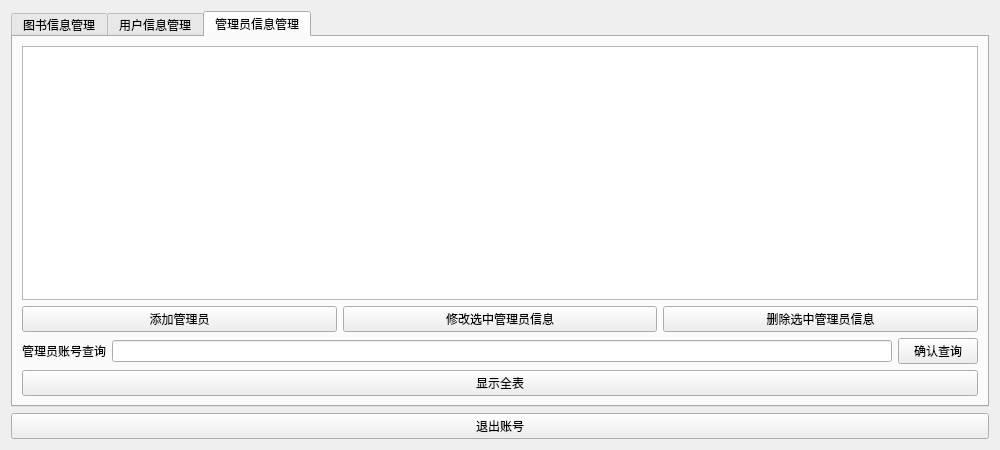
<?xml version="1.0" encoding="UTF-8"?>
<ui version="4.0">
 <class>Manage</class>
 <widget class="QWidget" name="Manage">
  <property name="geometry">
   <rect>
    <x>0</x>
    <y>0</y>
    <width>1000</width>
    <height>450</height>
   </rect>
  </property>
  <property name="windowTitle">
   <string>Form</string>
  </property>
  <layout class="QGridLayout" name="gridLayout">
   <item row="0" column="1">
    <widget class="QTabWidget" name="tabWidget">
     <property name="layoutDirection">
      <enum>Qt::LeftToRight</enum>
     </property>
     <property name="currentIndex">
      <number>2</number>
     </property>
     <widget class="QWidget" name="tab_3">
      <attribute name="title">
       <string>图书信息管理</string>
      </attribute>
      <layout class="QGridLayout" name="gridLayout_4">
       <item row="6" column="0">
        <widget class="QPushButton" name="btn_all_2">
         <property name="text">
          <string>显示全表</string>
         </property>
        </widget>
       </item>
       <item row="1" column="0">
        <widget class="QTableView" name="tableView_3"/>
       </item>
       <item row="2" column="0">
        <widget class="QWidget" name="widget_7" native="true">
         <layout class="QHBoxLayout" name="horizontalLayout_5">
          <item>
           <widget class="QPushButton" name="btn_add">
            <property name="text">
             <string>添加图书</string>
            </property>
           </widget>
          </item>
          <item>
           <widget class="QPushButton" name="btn_re_book">
            <property name="text">
             <string>修改选中图书</string>
            </property>
           </widget>
          </item>
          <item>
           <widget class="QPushButton" name="btn_deletebook">
            <property name="text">
             <string>删除选中图书</string>
            </property>
           </widget>
          </item>
         </layout>
        </widget>
       </item>
       <item row="3" column="0">
        <layout class="QHBoxLayout" name="horizontalLayout_4">
         <item>
          <layout class="QHBoxLayout" name="horizontalLayout_3">
           <item>
            <widget class="QLabel" name="label_3">
             <property name="text">
              <string>查询字段</string>
             </property>
            </widget>
           </item>
           <item>
            <widget class="QComboBox" name="comboBox_2">
             <item>
              <property name="text">
               <string>图书名称</string>
              </property>
             </item>
             <item>
              <property name="text">
               <string>作者</string>
              </property>
             </item>
             <item>
              <property name="text">
               <string>专业领域</string>
              </property>
             </item>
            </widget>
           </item>
           <item>
            <widget class="QLabel" name="label_4">
             <property name="text">
              <string>查询信息</string>
             </property>
            </widget>
           </item>
           <item>
            <widget class="QLineEdit" name="lineEdit_2"/>
           </item>
          </layout>
         </item>
         <item>
          <widget class="QPushButton" name="btn_search_2">
           <property name="text">
            <string>确认查询</string>
           </property>
          </widget>
         </item>
        </layout>
       </item>
      </layout>
     </widget>
     <widget class="QWidget" name="tab_4">
      <attribute name="title">
       <string>用户信息管理</string>
      </attribute>
      <layout class="QGridLayout" name="gridLayout_3">
       <item row="1" column="0">
        <layout class="QVBoxLayout" name="verticalLayout_4">
         <item>
          <layout class="QHBoxLayout" name="horizontalLayout_12">
           <item>
            <widget class="QPushButton" name="btn_add_2">
             <property name="text">
              <string>添加用户</string>
             </property>
            </widget>
           </item>
           <item>
            <widget class="QPushButton" name="btn_re_account">
             <property name="text">
              <string>修改选中用户信息</string>
             </property>
            </widget>
           </item>
           <item>
            <widget class="QPushButton" name="btn_deleteaccount">
             <property name="text">
              <string>删除选中用户信息</string>
             </property>
            </widget>
           </item>
          </layout>
         </item>
         <item>
          <layout class="QHBoxLayout" name="horizontalLayout_11">
           <item>
            <widget class="QLabel" name="label_7">
             <property name="text">
              <string>学号查询</string>
             </property>
            </widget>
           </item>
           <item>
            <widget class="QLineEdit" name="lineEdit_4"/>
           </item>
           <item>
            <widget class="QPushButton" name="btn_search_3">
             <property name="text">
              <string>确认查询</string>
             </property>
            </widget>
           </item>
          </layout>
         </item>
         <item>
          <layout class="QVBoxLayout" name="verticalLayout_2">
           <item>
            <widget class="QPushButton" name="btn_all_3">
             <property name="text">
              <string>显示全表</string>
             </property>
            </widget>
           </item>
          </layout>
         </item>
        </layout>
       </item>
       <item row="0" column="0">
        <widget class="QTableView" name="tableView_4"/>
       </item>
      </layout>
     </widget>
     <widget class="QWidget" name="tab">
      <attribute name="title">
       <string>管理员信息管理</string>
      </attribute>
      <layout class="QGridLayout" name="gridLayout_2">
       <item row="0" column="0">
        <widget class="QTableView" name="tableView_5"/>
       </item>
       <item row="1" column="0">
        <layout class="QVBoxLayout" name="verticalLayout">
         <item>
          <layout class="QHBoxLayout" name="horizontalLayout">
           <item>
            <widget class="QPushButton" name="btn_addman">
             <property name="text">
              <string>添加管理员</string>
             </property>
            </widget>
           </item>
           <item>
            <widget class="QPushButton" name="btn_reman">
             <property name="text">
              <string>修改选中管理员信息</string>
             </property>
            </widget>
           </item>
           <item>
            <widget class="QPushButton" name="btn_deleteman">
             <property name="text">
              <string>删除选中管理员信息</string>
             </property>
            </widget>
           </item>
          </layout>
         </item>
         <item>
          <layout class="QHBoxLayout" name="horizontalLayout_2">
           <item>
            <widget class="QLabel" name="label">
             <property name="text">
              <string>管理员账号查询</string>
             </property>
            </widget>
           </item>
           <item>
            <widget class="QLineEdit" name="lineEdit"/>
           </item>
           <item>
            <widget class="QPushButton" name="btn_search">
             <property name="text">
              <string>确认查询</string>
             </property>
            </widget>
           </item>
          </layout>
         </item>
         <item>
          <widget class="QPushButton" name="btn_all">
           <property name="text">
            <string>显示全表</string>
           </property>
          </widget>
         </item>
        </layout>
       </item>
      </layout>
     </widget>
    </widget>
   </item>
   <item row="1" column="1">
    <widget class="QPushButton" name="btn_exit">
     <property name="text">
      <string>退出账号</string>
     </property>
    </widget>
   </item>
  </layout>
 </widget>
 <resources/>
 <connections/>
</ui>
